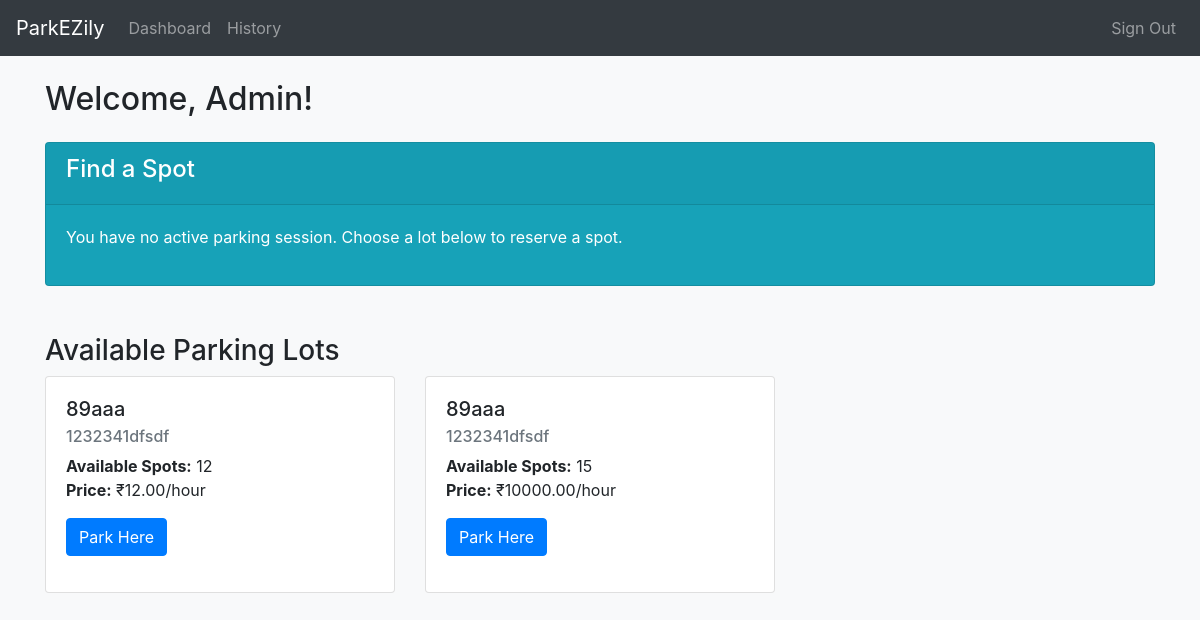
The app's page /dashboard (signed in) with its own data.
### tables this page shows
CREATE TABLE parking_lot (
        id INTEGER PRIMARY KEY AUTOINCREMENT,
        location_name TEXT NOT NULL,
        address TEXT NOT NULL,
        price_per_hour REAL NOT NULL,
        pin_code TEXT NOT NULL,
        max_spots INTEGER NOT NULL,
        status TEXT NOT NULL DEFAULT 'active'
    );

### controllers/user.py (the view)
@user_bp.route('/dashboard')
@user_login_req
def dashboard():
    db = get_db()
    active_res = db.execute(
        '''
        SELECT r.id as res_id, p.location_name, ps.id as spot_num, r.start_time
        FROM reservation r JOIN parking_spot ps ON r.spot_id = ps.id JOIN parking_lot p ON ps.lot_id = p.id
        WHERE r.user_id = ? AND r.end_time IS NULL
        ''', (session['uid'],)
    ).fetchone()
    active_res_fmt = None
    if active_res:
        active_res_fmt = dict(active_res)
        active_res_fmt['start_ist'] = format_ist(active_res['start_time'])
    lots_raw = db.execute("SELECT id, location_name, address, price_per_hour FROM parking_lot WHERE status = 'active'").fetchall()
    lots = []
    for lot in lots_raw:
        lot_dict = dict(lot)
        avail_spots = db.execute("SELECT COUNT(id) as count FROM parking_spot WHERE lot_id = ? AND status = 'A'", (lot['id'],)).fetchone()['count']
        lot_dict['avail_spots'] = avail_spots
        lots.append(lot_dict)
    db.close()
    return render_template('user/dashboard.html', lots=lots, active_res=active_res_fmt)

### controllers/user.py (called while the page is built)
def get_db():
    db = sqlite3.connect(DB_FILE)
    db.row_factory = sqlite3.Row
    return db

def user_login_req(f):
    @wraps(f)
    def wrapper(*args, **kwargs):
        if 'uid' not in session:
            flash('You must be logged in to view this page.', 'warning')
            return redirect(url_for('auth.login'))
        return f(*args, **kwargs)
    return wrapper

### templates/user/dashboard.html
{% extends 'user/user_base.html' %} {% block pg_title %}Dashboard{% endblock %}
{% block user_main %}
<h2 class="mb-4">Welcome, {{ session.name }}!</h2>
{% if active_res %}
<div class="card text-white bg-success mb-4">
  <div class="card-header"><h4>Active Parking Session</h4></div>
  <div class="card-body">
    <p class="card-text">
      You are currently parked at
      <strong>{{ active_res.location_name }}</strong> in spot #{{
      active_res.spot_num }}.
    </p>
    <p>Parked since: {{ active_res.start_ist }}</p>
    <form
      action="{{ url_for('user.release_spot', res_id=active_res.res_id) }}"
      method="POST"
    >
      <button type="submit" class="btn btn-light">
        Release Spot & End Session
      </button>
    </form>
  </div>
</div>
{% else %}
<div class="card bg-info text-white mb-4">
  <div class="card-header"><h4>Find a Spot</h4></div>
  <div class="card-body">
    <p>
      You have no active parking session. Choose a lot below to reserve a spot.
    </p>
  </div>
</div>
{% endif %}
<h3 class="mt-5">Available Parking Lots</h3>
<div class="row">
  {% for lot in lots %}
  <div class="col-md-6 col-lg-4 mb-4">
    <div class="card">
      <div class="card-body">
        <h5 class="card-title">{{ lot.location_name }}</h5>
        <h6 class="card-subtitle mb-2 text-muted">{{ lot.address }}</h6>
        <p class="card-text">
          <strong>Available Spots:</strong> {{ lot.avail_spots }} <br />
          <strong>Price:</strong> ₹{{ "%.2f"|format(lot.price_per_hour) }}/hour
        </p>
        {% if not active_res and lot.avail_spots > 0 %}
        <form
          action="{{ url_for('user.book_spot', lot_id=lot.id) }}"
          method="POST"
        >
          <button type="submit" class="btn btn-primary">Park Here</button>
        </form>
        {% elif active_res %}
        <button class="btn btn-secondary" disabled>Cannot Park</button>
        {% else %}
        <button class="btn btn-danger" disabled>Lot Full</button>
        {% endif %}
      </div>
    </div>
  </div>
  {% else %}
  <p>No parking lots have been set up by the administrator yet.</p>
  {% endfor %}
</div>
{% endblock %}

### records on screen
parking_lot: location_name "89aaa", address "1232341dfsdf", avail_spots "12", price_per_hour "12.00"
parking_lot: location_name "89aaa", address "1232341dfsdf", avail_spots "15", price_per_hour "10000.00"

### other values on screen
{{ session.name }} "Admin"
